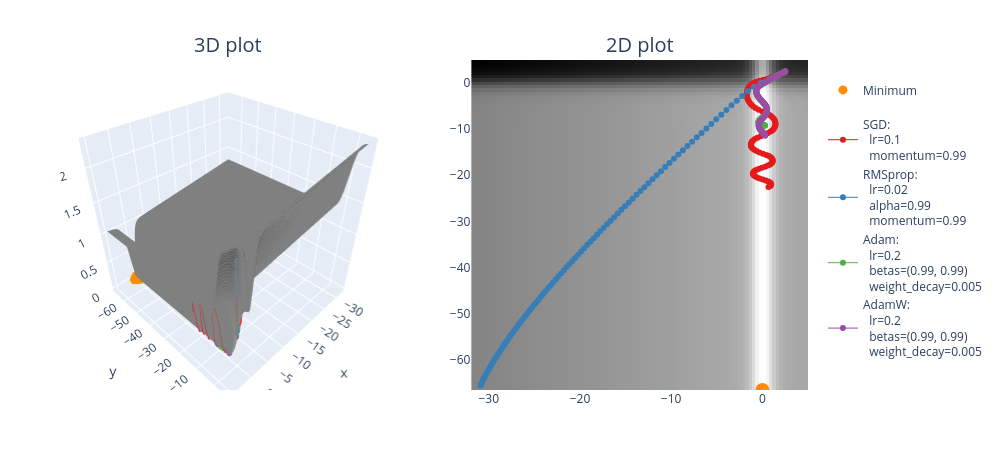

The cell this chart's notebook holds for it:
### Markdown cell above
### Exercise - experiment with different optimizers & params

> ```yaml
> Difficulty: 🔴🔴⚪⚪⚪
> Importance: 🔵🔵🔵⚪⚪
> 
> You should spend up to 20-30 minutes on this exercise.
> ```

We've given you a function below which works just like `opt_fn_with_sgd` from earlier, but takes in a general optimizer and hyperparameters (as a dictionary of keyword arguments like `lr` and `momentum`).

You should use this function to play around with different optimizers and hyperparameters, comparing their performance. The code below gives one example of such a comparison, run it now and see what you get:

### Code cell
def opt_fn(
    fn: Callable,
    xy: Tensor,
    optimizer_class,
    optimizer_hyperparams: dict,
    n_iters: int = 100,
) -> Tensor:
    """Optimize the a given function starting from the specified point.

    optimizer_class: one of the optimizers you've defined, either SGD, RMSprop, or Adam
    optimzer_kwargs: keyword arguments passed to your optimiser (e.g. lr and weight_decay)
    """
    assert xy.requires_grad

    optimizer = optimizer_class([xy], **optimizer_hyperparams)

    xy_list = [xy.detach().clone()]  # so that we don't unintentionally modify past values in `xy_list`

    for i in range(n_iters):
        fn(xy[0], xy[1]).backward()
        optimizer.step()
        optimizer.zero_grad()
        xy_list.append(xy.detach().clone())

    return t.stack(xy_list)


points = []

optimizer_list = [
    (SGD, {"lr": 0.1, "momentum": 0.99}),
    (RMSprop, {"lr": 0.02, "alpha": 0.99, "momentum": 0.99}),
    (Adam, {"lr": 0.2, "betas": (0.99, 0.99), "weight_decay": 0.005}),
    (AdamW, {"lr": 0.2, "betas": (0.99, 0.99), "weight_decay": 0.005}),
]

for optimizer_class, params in optimizer_list:
    xy = t.tensor([2.5, 2.5], requires_grad=True)
    xys = opt_fn(
        pathological_curve_loss,
        xy=xy,
        optimizer_class=optimizer_class,
        optimizer_hyperparams=params,
    )
    points.append((xys, optimizer_class, params))

plot_fn_with_points(pathological_curve_loss, min_points=[(0, "y_min")], points=points)
